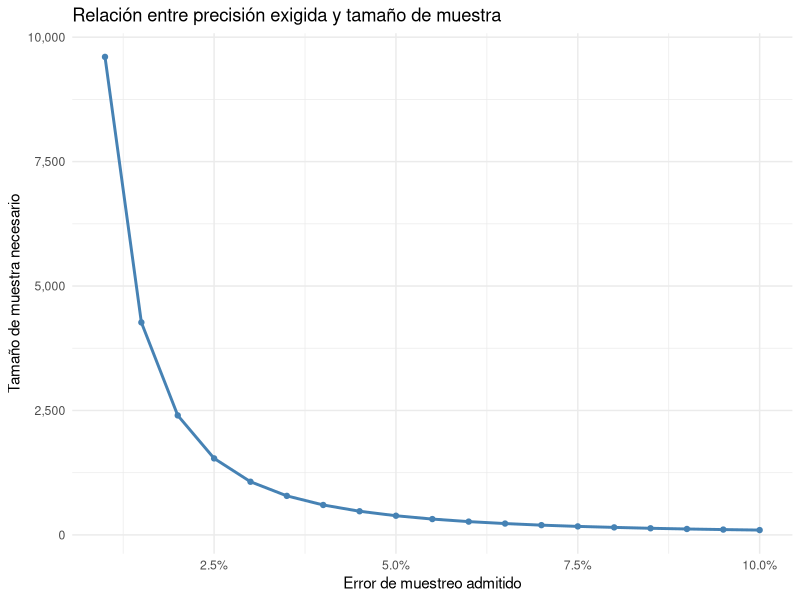
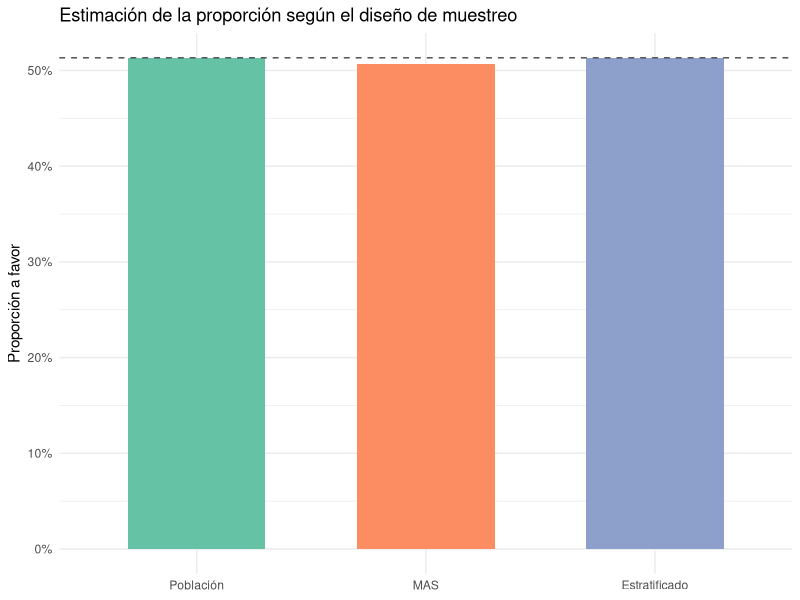

The R source for these figures, in order:
## ---- chunk 1
knitr::opts_chunk$set(echo = TRUE, message = FALSE, warning = FALSE)
library(tidyverse)
## ---- chunk 2
calcular_n <- function(e, confianza = 0.95, p = 0.5) {
  alpha <- 1 - confianza
  z <- qnorm(1 - alpha / 2)
  n <- (z^2 * p * (1 - p)) / e^2
  ceiling(n)
}

n_necesario <- calcular_n(e = 0.03, confianza = 0.95, p = 0.5)
n_necesario
## ---- chunk 3
errores <- tibble(
  e = seq(0.01, 0.10, by = 0.005)
) |>
  mutate(n = map_dbl(e, ~ calcular_n(.x, confianza = 0.95, p = 0.5)))

ggplot(errores, aes(x = e, y = n)) +
  geom_line(color = "steelblue", linewidth = 1) +
  geom_point(color = "steelblue") +
  scale_x_continuous(labels = scales::percent_format()) +
  scale_y_continuous(labels = scales::comma_format()) +
  labs(
    x = "Error de muestreo admitido",
    y = "Tamaño de muestra necesario",
    title = "Relación entre precisión exigida y tamaño de muestra"
  ) +
  theme_minimal()
## ---- chunk 4
set.seed(2026)
N <- 4000

poblacion <- tibble(
  id = 1:N,
  region = sample(
    c("Norte", "Sur", "Este", "Oeste"),
    size = N,
    replace = TRUE,
    prob = c(0.30, 0.25, 0.25, 0.20)
  )
)

# La probabilidad de estar a favor depende fuertemente de la región
prob_favor <- c(Norte = 0.75, Sur = 0.30, Este = 0.55, Oeste = 0.40)

poblacion <- poblacion |>
  mutate(
    p_favor = prob_favor[region],
    opinion = rbinom(N, size = 1, prob = p_favor),
    opinion = factor(opinion, levels = c(0, 1), labels = c("En contra", "A favor"))
  )

poblacion
## ---- chunk 5
p_poblacional <- mean(poblacion$opinion == "A favor")
p_poblacional
## ---- chunk 6
muestra_mas <- poblacion |>
  slice_sample(n = n_necesario)

p_mas <- mean(muestra_mas$opinion == "A favor")
p_mas
## ---- chunk 7
prop_muestral <- n_necesario / N

muestra_estratificada <- poblacion |>
  group_by(region) |>
  slice_sample(prop = prop_muestral) |>
  ungroup()

nrow(muestra_estratificada)

p_estratificado <- mean(muestra_estratificada$opinion == "A favor")
p_estratificado
## ---- chunk 8
muestra_estratificada |>
  count(region) |>
  mutate(proporcion_muestra = n / sum(n))

poblacion |>
  count(region) |>
  mutate(proporcion_poblacion = n / sum(n))
## ---- chunk 9
comparacion <- tibble(
  metodo = c("Población", "MAS", "Estratificado"),
  proporcion = c(p_poblacional, p_mas, p_estratificado)
) |>
  mutate(metodo = factor(metodo, levels = c("Población", "MAS", "Estratificado")))

ggplot(comparacion, aes(x = metodo, y = proporcion, fill = metodo)) +
  geom_col(width = 0.6) +
  geom_hline(yintercept = p_poblacional, linetype = "dashed", color = "gray30") +
  scale_y_continuous(labels = scales::percent_format()) +
  scale_fill_brewer(palette = "Set2") +
  labs(
    x = NULL,
    y = "Proporción a favor",
    title = "Estimación de la proporción según el diseño de muestreo"
  ) +
  theme_minimal() +
  theme(legend.position = "none")
